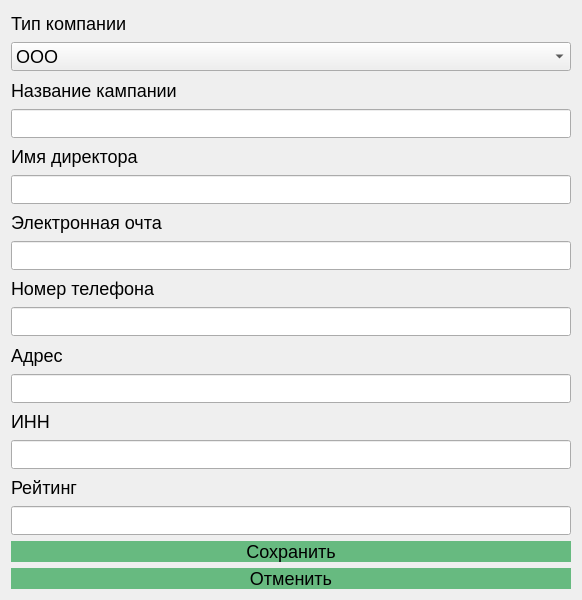
<?xml version="1.0" encoding="UTF-8"?>
<ui version="4.0">
 <class>CreateUpdatePage</class>
 <widget class="QWidget" name="CreateUpdatePage">
  <property name="geometry">
   <rect>
    <x>0</x>
    <y>0</y>
    <width>582</width>
    <height>600</height>
   </rect>
  </property>
  <property name="sizePolicy">
   <sizepolicy hsizetype="Expanding" vsizetype="Expanding">
    <horstretch>0</horstretch>
    <verstretch>0</verstretch>
   </sizepolicy>
  </property>
  <property name="windowTitle">
   <string>Form</string>
  </property>
  <property name="styleSheet">
   <string notr="true">.QPushButton{
	background-color: #67BA80;
	border: none
}

QWidget{
	font-size: 18px
}</string>
  </property>
  <layout class="QVBoxLayout" name="verticalLayout">
   <item>
    <widget class="QLabel" name="label">
     <property name="text">
      <string>Тип компании</string>
     </property>
    </widget>
   </item>
   <item>
    <widget class="QComboBox" name="TypeInput">
     <property name="cursor">
      <cursorShape>PointingHandCursor</cursorShape>
     </property>
     <item>
      <property name="text">
       <string>ООО</string>
      </property>
     </item>
     <item>
      <property name="text">
       <string>ОАО</string>
      </property>
     </item>
     <item>
      <property name="text">
       <string>ЗАО</string>
      </property>
     </item>
     <item>
      <property name="text">
       <string>ПАО</string>
      </property>
     </item>
    </widget>
   </item>
   <item>
    <widget class="QLabel" name="label_2">
     <property name="text">
      <string>Название кампании</string>
     </property>
    </widget>
   </item>
   <item>
    <widget class="QLineEdit" name="NameInput"/>
   </item>
   <item>
    <widget class="QLabel" name="label_3">
     <property name="text">
      <string>Имя директора</string>
     </property>
    </widget>
   </item>
   <item>
    <widget class="QLineEdit" name="BossNameInput"/>
   </item>
   <item>
    <widget class="QLabel" name="label_4">
     <property name="text">
      <string>Электронная очта</string>
     </property>
    </widget>
   </item>
   <item>
    <widget class="QLineEdit" name="EmailInput"/>
   </item>
   <item>
    <widget class="QLabel" name="label_5">
     <property name="text">
      <string>Номер телефона</string>
     </property>
    </widget>
   </item>
   <item>
    <widget class="QLineEdit" name="PhoneNumberInput">
     <property name="inputMask">
      <string>999 999 99 99</string>
     </property>
    </widget>
   </item>
   <item>
    <widget class="QLabel" name="label_6">
     <property name="text">
      <string>Адрес</string>
     </property>
    </widget>
   </item>
   <item>
    <widget class="QLineEdit" name="AddressInput"/>
   </item>
   <item>
    <widget class="QLabel" name="label_7">
     <property name="text">
      <string>ИНН</string>
     </property>
    </widget>
   </item>
   <item>
    <widget class="QLineEdit" name="InnInput">
     <property name="inputMask">
      <string>9999999999</string>
     </property>
    </widget>
   </item>
   <item>
    <widget class="QLabel" name="label_8">
     <property name="text">
      <string>Рейтинг</string>
     </property>
    </widget>
   </item>
   <item>
    <widget class="QLineEdit" name="RateInput"/>
   </item>
   <item>
    <widget class="QPushButton" name="SaveButton">
     <property name="minimumSize">
      <size>
       <width>0</width>
       <height>0</height>
      </size>
     </property>
     <property name="cursor">
      <cursorShape>PointingHandCursor</cursorShape>
     </property>
     <property name="text">
      <string>Сохранить</string>
     </property>
    </widget>
   </item>
   <item>
    <widget class="QPushButton" name="CancelButton">
     <property name="cursor">
      <cursorShape>PointingHandCursor</cursorShape>
     </property>
     <property name="text">
      <string>Отменить</string>
     </property>
    </widget>
   </item>
  </layout>
 </widget>
 <resources/>
 <connections/>
</ui>
